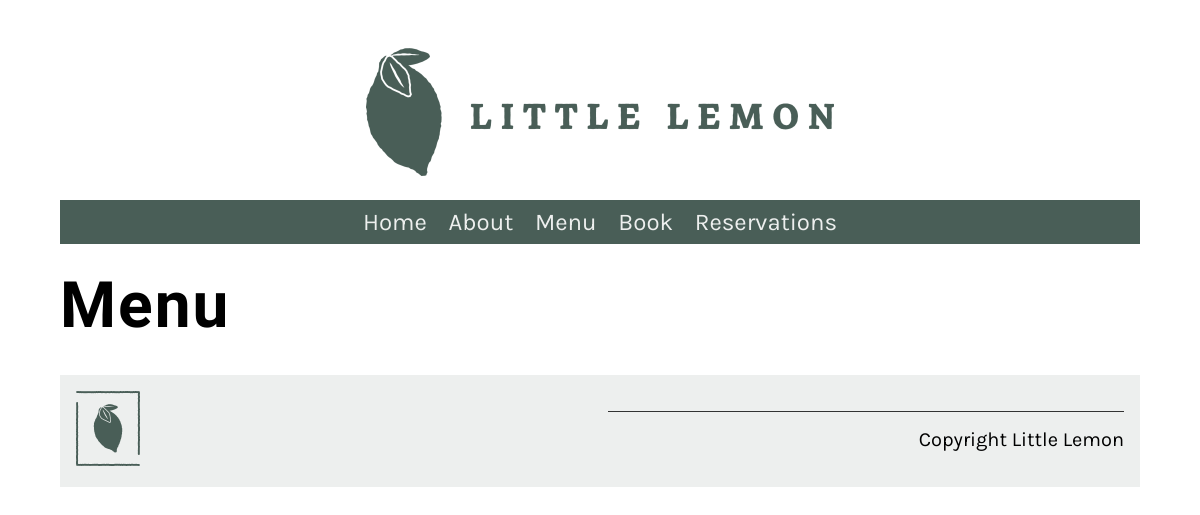
The app's page /menu/, older data.
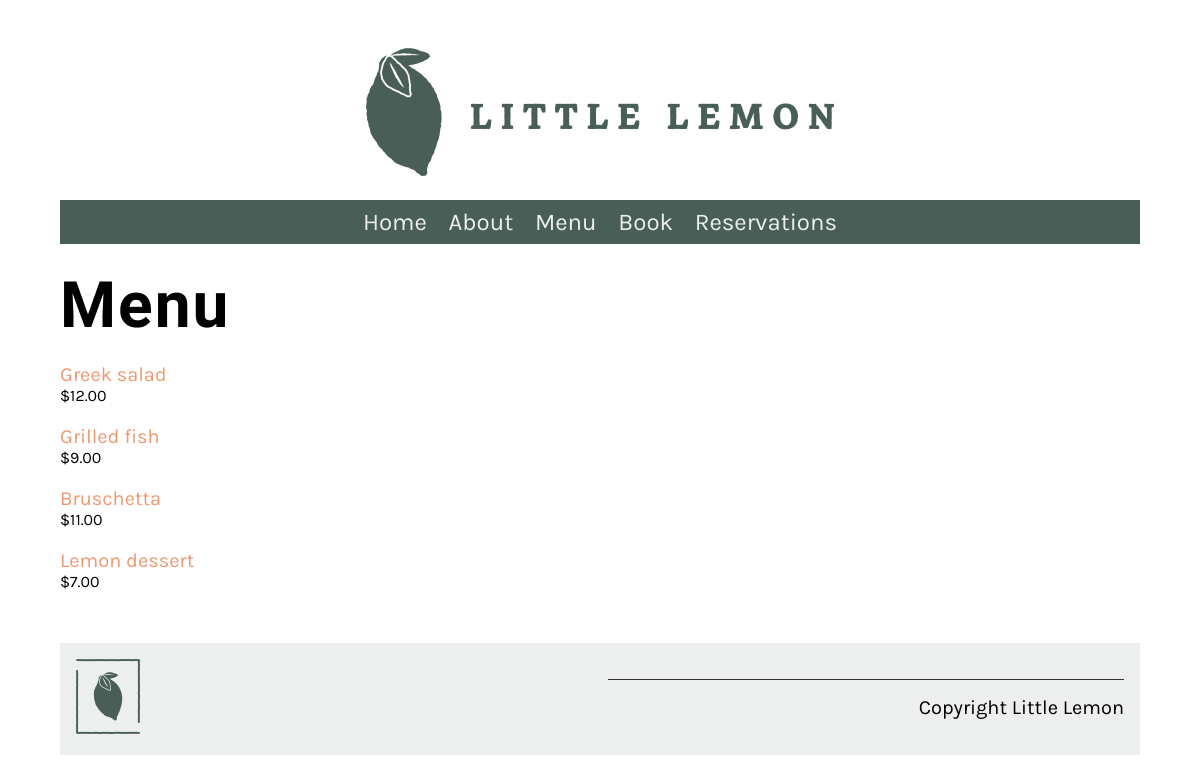
The same page, newer data.
### restaurant/models.py (models this page shows, shortened)
class Menu(models.Model):
   name = models.CharField(max_length=200)
   price = models.IntegerField(null=False)
   menu_item_description = models.TextField(max_length=1000, default='')

### restaurant/views.py (the view)
# urls.py: path('menu/', views.menu, name="menu"),
def menu(request):
    menu_data = Menu.objects.all()
    main_data = {"menu": menu_data}
    return render(request, 'menu.html', {"menu": main_data})

### restaurant/templates/menu.html
{% extends 'base.html' %}
{% load static %}
{% block content %}
<h1>Menu</h1>
<div class="column">
    {% for item in menu.menu %}
    <p>
        <a href="{% url 'menu_item' pk=item.pk %}">
            {{ item.name }}
            </a>
        <span class="menu-price">
            ${{ item.price }}.00
        </span>
    </p>
    {% endfor %}
</div>
{% endblock %}

### restaurant/templates/base.html (shortened to what this page needs)
{% load static %}
<!DOCTYPE html>
<html lang="en">
  <head>
    <link
      rel="preload"
      as="style"
      href="{% static 'css/style.css' %}"
      onload="this.rel = 'stylesheet'"
    />
  </head>
  <body>
    {% include 'partials/_header.html' %}
    <main>{% block content %} {% endblock %}</main>
    {% include 'partials/_footer.html' %}
  </body>
</html>

### restaurant/templates/partials/_header.html
{% load static %}
<header>
  <img src="{% static 'img/logo.png' %}" />
</header>
<nav>
  <ul>
    <li><a href="{% url 'home' %}">Home</a></li>
    <li><a href="{% url 'about' %}">About</a></li>
    <li><a href="{% url 'menu' %}">Menu</a></li>
    <li><a href="{% url 'book' %}">Book</a></li>
    <li><a href="{% url 'reservations' %}">Reservations</a></li>
  </ul>
</nav>

### restaurant/templates/partials/_footer.html
{% load static %}
<footer>
  <article>
    <img src="{% static 'img/logo_footer.png' %}" />
  </article>
  <article>
    <p>Copyright Little Lemon</p>
  </article>
</footer>

### restaurant/static/css/style.css (style rules this page uses)
body { font-family: 'Karla', sans-serif; margin-top: 3rem; margin-bottom: 3rem; margin-left: 5%; margin-right: 5%; }
h1, h2, h3, h4, h5, h6 { font-family: 'Markazi Text', serif; letter-spacing: 2px;; }
h1 { font-size: 4rem; margin-top: 1.5rem; margin-bottom: 0; }
p, ul { font-size: 1.25rem;; }
a { color: #EE9972; text-decoration: none; }
header img { display: block; margin-left: auto; margin-right: auto; max-width: 100%; height: auto; }
nav { background-color: #495E57; margin-top: 1rem; margin-bottom: 1rem; margin-bottom: 0px; }
nav ul { list-style: none; font-size: 1.5rem; text-align: center; padding-inline-start: 0rem; margin-bottom: 0px; }
nav ul li { display: inline-block; margin: 0.5rem; }
nav ul a { color: #EDEFEE; text-decoration: none; }
article { flex:1; }
article img { max-width: 100%; }
footer { background-color: #EDEFEE; padding: 1rem; display: flex; gap: 2rem 1rem; }
footer img { max-width: 50%; }
footer p { border-top: #333333; border-style: solid; border-width: 0.1rem; border-bottom: none; border-left: none; border-right: none; text-align: right; padding-top: 1rem;; }
.column { flex-basis: 50%; margin-bottom: 1rem; padding-bottom: 1rem; }
.menu-price { display: block; font-size: 1rem; }

Row changes from the older to the newer data that the page shows:
added Menu: name "Greek salad", price "12"
added Menu: name "Grilled fish", price "9"
added Menu: name "Bruschetta", price "11"
added Menu: name "Lemon dessert", price "7"
